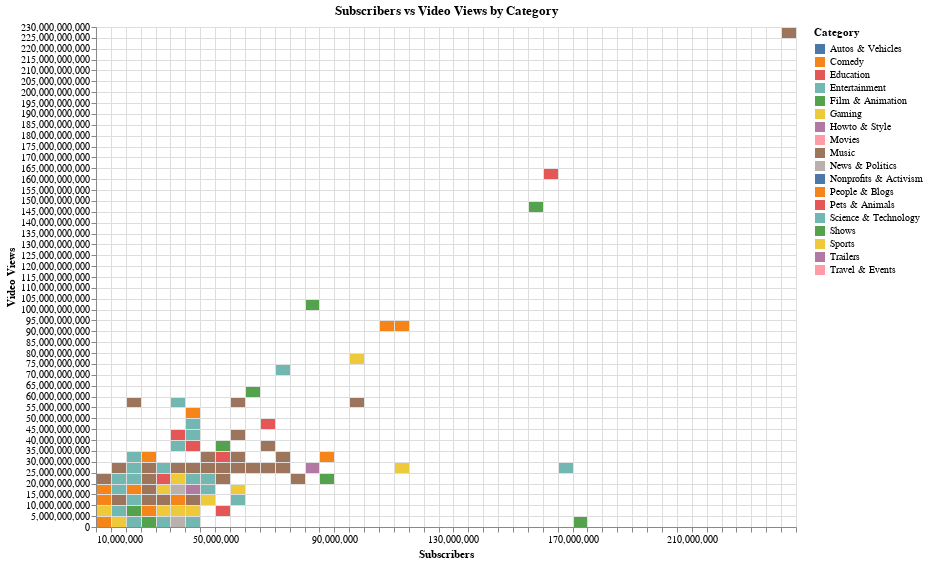

The notebook cell saved with this chart:
### Code cell
data_drop_sub_views_cat = data_youtube.dropna(subset=['subscribers', 'video views', 'category'])

alt.Chart(data_drop_sub_views_cat).mark_rect().encode(
    x=alt.X('subscribers', title='Subscribers', bin=alt.Bin(maxbins=100)),
    y=alt.Y('video views', title='Video Views', bin=alt.Bin(maxbins=100)),
    color=alt.Color('category', title='Category'),
    tooltip=[
        alt.Tooltip('Youtuber', title='Youtuber'),
        alt.Tooltip('subscribers', title='Subscribers'),
        alt.Tooltip('video views', title='Video Views'),
        alt.Tooltip('category', title='Category')
    ]
).properties(
    title='Subscribers vs Video Views by Category',
    width=700,
    height=500
).configure_axis(
    grid=True
)

### Figure 1 — Vega-Lite specification as saved in the notebook (floating-point values rounded to 4 significant figures; data arrays with more than 128 entries replaced by an {"elided": "..."} marker saying what was removed)
{"config": {"view": {"continuousWidth": 300, "continuousHeight": 300}, "axis": {"grid": true}}, "data": {"name": "data-5951c87c6f5f7545eb1be5746e9491e2"}, "mark": {"type": "rect"}, "encoding": {"color": {"field": "category", "title": "Category", "type": "nominal"}, "tooltip": [{"field": "Youtuber", "title": "Youtuber", "type": "nominal"}, {"field": "subscribers", "title": "Subscribers", "type": "quantitative"}, {"field": "video views", "title": "Video Views", "type": "quantitative"}, {"field": "category", "title": "Category", "type": "nominal"}], "x": {"bin": {"maxbins": 100}, "field": "subscribers", "title": "Subscribers", "type": "quantitative"}, "y": {"bin": {"maxbins": 100}, "field": "video views", "title": "Video Views", "type": "quantitative"}}, "height": 500, "title": "Subscribers vs Video Views by Category", "width": 700, "$schema": "https://vega.github.io/schema/vega-lite/v5.20.1.json", "datasets": {"data-5951c87c6f5f7545eb1be5746e9491e2": {"elided": "949 records"}}}
